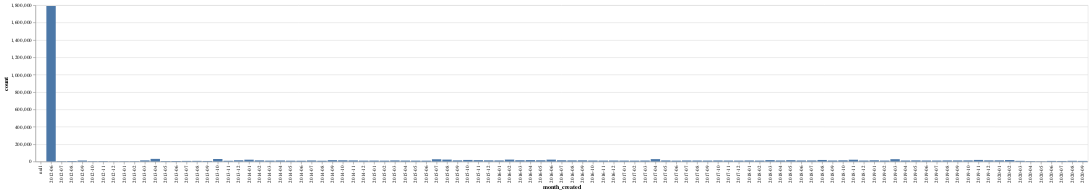

Notebook code for this chart:
### Markdown cell above
### Plot Data (**Altair**)

Next, we create a simple plot of our data

### Code cell
source = df

alt.Chart(source).mark_bar().encode(
    x='month_created:O',
    y='count'
)

### Figure 1 — Vega-Lite specification as saved in the notebook (floating-point values rounded to 4 significant figures)
{"config": {"view": {"continuousWidth": 400, "continuousHeight": 300}}, "data": {"name": "data-03e86982a770bfac52ad0dc76c8a8276"}, "mark": "bar", "encoding": {"x": {"type": "ordinal", "field": "month_created"}, "y": {"type": "quantitative", "field": "count"}}, "$schema": "https://vega.github.io/schema/vega-lite/v4.8.1.json", "datasets": {"data-03e86982a770bfac52ad0dc76c8a8276": [{"month_created": "2012-06", "count": 1789664}, {"month_created": "2012-07", "count": 3546}, {"month_created": "2012-08", "count": 5699}, {"month_created": "2012-09", "count": 11146}, {"month_created": "2012-10", "count": 3895}, {"month_created": "2012-11", "count": 4768}, {"month_created": "2012-12", "count": 2749}, {"month_created": "2013-01", "count": 3318}, {"month_created": "2013-02", "count": 3756}, {"month_created": "2013-03", "count": 13075}, {"month_created": "2013-04", "count": 30325}, {"month_created": "2013-05", "count": 4814}, {"month_created": "2013-06", "count": 5866}, {"month_created": "2013-07", "count": 7011}, {"month_created": "2013-08", "count": 7623}, {"month_created": "2013-09", "count": 6371}, {"month_created": "2013-10", "count": 28784}, {"month_created": "2013-11", "count": 8630}, {"month_created": "2013-12", "count": 14382}, {"month_created": "2014-01", "count": 21042}, {"month_created": "2014-02", "count": 13201}, {"month_created": "2014-03", "count": 10085}, {"month_created": "2014-04", "count": 11780}, {"month_created": "2014-05", "count": 9552}, {"month_created": "2014-06", "count": 9048}, {"month_created": "2014-07", "count": 12026}, {"month_created": "2014-08", "count": 8859}, {"month_created": "2014-09", "count": 15584}, {"month_created": "2014-10", "count": 14077}, {"month_created": "2014-11", "count": 12518}, {"month_created": "2014-12", "count": 10150}, {"month_created": "2015-01", "count": 10718}, {"month_created": "2015-02", "count": 9983}, {"month_created": "2015-03", "count": 12687}, {"month_created": "2015-04", "count": 10859}, {"month_created": "2015-05", "count": 10194}, {"month_created": "2015-06", "count": 9763}, {"month_created": "2015-07", "count": 25861}, {"month_created": "2015-08", "count": 21939}, {"month_created": "2015-09", "count": 13216}, {"month_created": "2015-10", "count": 18140}, {"month_created": "2015-11", "count": 15714}, {"month_created": "2015-12", "count": 13757}, {"month_created": "2016-01", "count": 12648}, {"month_created": "2016-02", "count": 21959}, {"month_created": "2016-03", "count": 14882}, {"month_created": "2016-04", "count": 16235}, {"month_created": "2016-05", "count": 14525}, {"month_created": "2016-06", "count": 21559}, {"month_created": "2016-07", "count": 14280}, {"month_created": "2016-08", "count": 13002}, {"month_created": "2016-09", "count": 13626}, {"month_created": "2016-10", "count": 11426}, {"month_created": "2016-11", "count": 10659}, {"month_created": "2016-12", "count": 11345}, {"month_created": "2017-01", "count": 10629}, {"month_created": "2017-02", "count": 10148}, {"month_created": "2017-03", "count": 11294}, {"month_created": "2017-04", "count": 27522}, {"month_created": "2017-05", "count": 12225}, {"month_created": "2017-06", "count": 10083}, {"month_created": "2017-07", "count": 11991}, {"month_created": "2017-08", "count": 11573}, {"month_created": "2017-09", "count": 10882}, {"month_created": "2017-10", "count": 12142}, {"month_created": "2017-11", "count": 11321}, {"month_created": "2017-12", "count": 10733}, {"month_created": "2018-01", "count": 12158}, {"month_created": "2018-02", "count": 10787}, {"month_created": "2018-03", "count": 16032}, {"month_created": "2018-04", "count": 12050}, {"month_created": "2018-05", "count": 15232}, {"month_created": "2018-06", "count": 11972}, {"month_created": "2018-07", "count": 12256}, {"month_created": "2018-08", "count": 17830}, {"month_created": "2018-09", "count": 11550}, {"month_created": "2018-10", "count": 13715}, {"month_created": "2018-11", "count": 20538}, {"month_created": "2018-12", "count": 11133}, {"month_created": "2019-01", "count": 14169}, {"month_created": "2019-02", "count": 10967}, {"month_created": "2019-03", "count": 26779}, {"month_created": "2019-04", "count": 11502}, {"month_created": "2019-05", "count": 13022}, {"month_created": "2019-06", "count": 11740}, {"month_created": "2019-07", "count": 11357}, {"month_created": "2019-08", "count": 12688}, {"month_created": "2019-09", "count": 12592}, {"month_created": "2019-10", "count": 13048}, {"month_created": "2019-11", "count": 18204}, {"month_created": "2019-12", "count": 13353}, {"month_created": "2020-01", "count": 13636}, {"month_created": "2020-02", "count": 16741}, {"month_created": "2020-03", "count": 7876}, {"month_created": "2020-04", "count": 4737}, {"month_created": "2020-05", "count": 3168}, {"month_created": "2020-06", "count": 6827}, {"month_created": "2020-07", "count": 6235}, {"month_created": "2020-08", "count": 8153}, {"month_created": "2020-09", "count": 6860}, {"month_created": null, "count": 2}]}}
